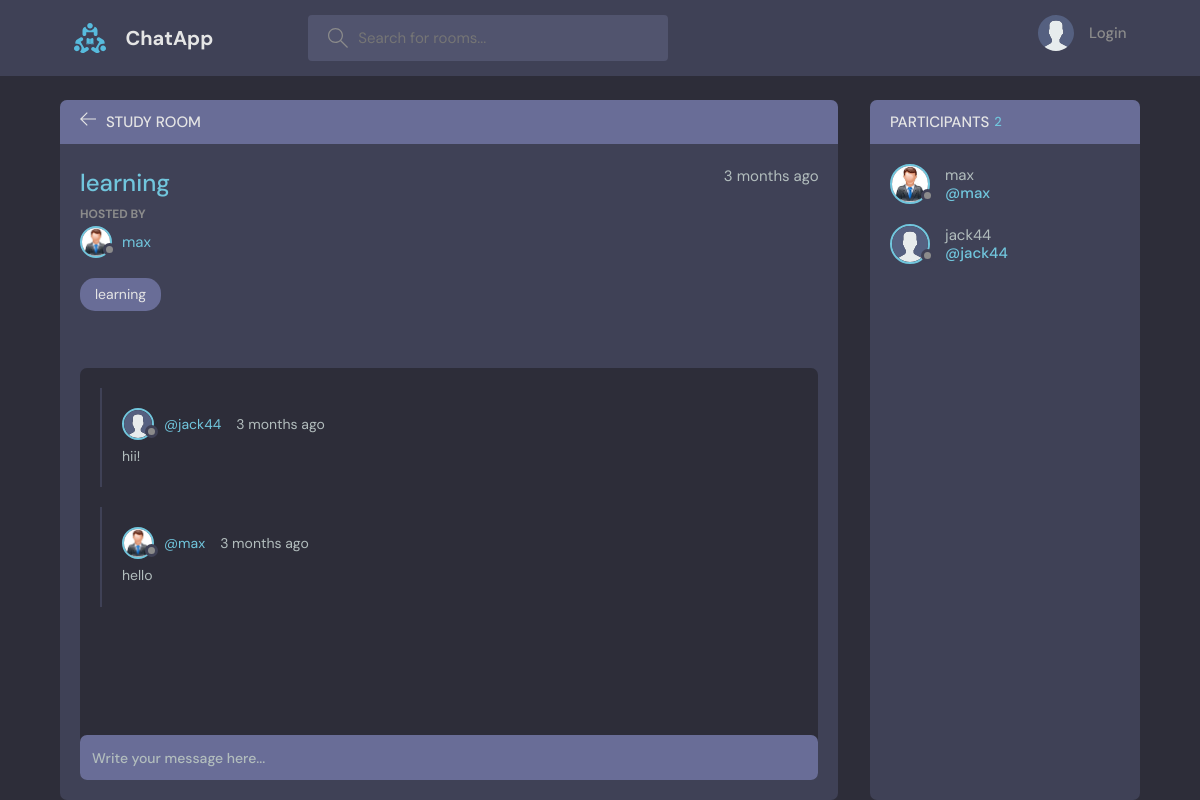
Before: /room/2/ with the older database file.
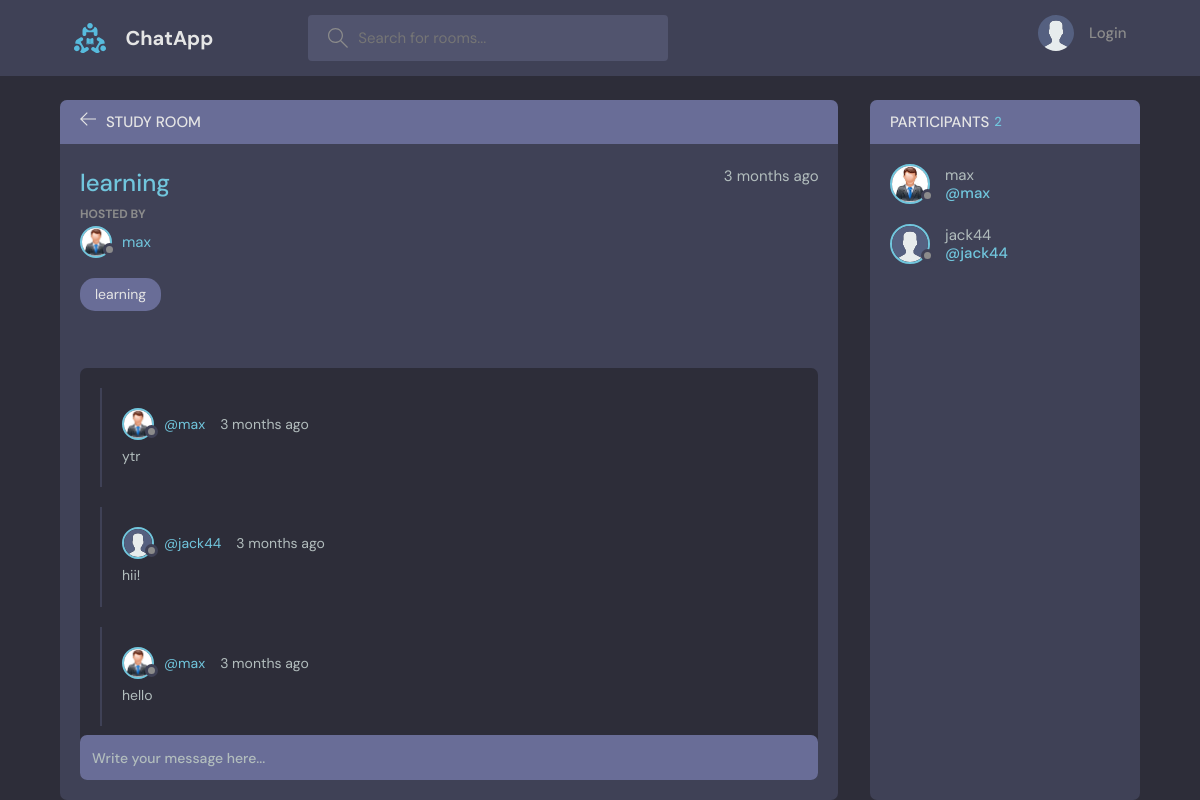
After: the same page with the newer database file.
### base/models.py (models this page shows, shortened)
class Message(models.Model):
    user = models.ForeignKey(User, on_delete=models.CASCADE)
    room = models.ForeignKey(Room, on_delete = models.CASCADE)
    body = models.TextField()
    update = models.DateTimeField(auto_now=True)
    created = models.DateTimeField(auto_now_add=True)
    class Meta:
        ordering = ['-update', '-created']

class User(AbstractUser):
    name = models.CharField(max_length=200, null=True)
    email = models.EmailField(null=True, unique=True)
    bio = models.TextField(null=True)
    avatar = models.ImageField(null=True, default="avatar.svg")
    USERNAME_FIELD = 'email'
    REQUIRED_FIELDS = []

### base/views.py (the view, shortened to what this page needs)
# urls.py: path('room/<str:pk>/', views.room, name="room"),  # Room detail view
def room(request, pk):
    room = Room.objects.get(id=pk)
    room_message = room.message_set.all().order_by('-created')
    participants = room.participants.all()
    context = {'room':room, 'room_message': room_message, 'participants':participants}
    return render(request, 'base/room.html', context)

### base/templates/base/room.html (shortened to what this page needs)
{% extends 'main.html' %}
{% block content %}
    <main class="profile-page layout layout--2">
      <div class="container">
        <div class="room">
          <div class="room__top">
            <div class="room__topLeft">
              <a href="{% url 'home' %}">
                <svg version="1.1" xmlns="http://www.w3.org/2000/svg" width="32" height="32" viewBox="0 0 32 32">
                  <title>arrow-left</title>
                  <path
                    d="M13.723 2.286l-13.723 13.714 13.719 13.714 1.616-1.611-10.96-10.96h27.625v-2.286h-27.625l10.965-10.965-1.616-1.607z"
                  ></path>
                </svg>
              </a>
              <h3>Study Room</h3>
            </div>
          </div>
          <div class="room__box scroll">
            <div class="room__header scroll">
              <div class="room__info">
                <h3>{{room.name}}</h3>
                <span>{{room.created|timesince}} ago</span>
              </div>
              <div class="room__hosted">
                <p>Hosted By</p>
                <a href="{% url 'userprofile' room.host.id %}" class="room__author">
                  <div class="avatar avatar--small">
                    <img src="{{room.host.avatar.url}}" />
                  </div>
                  <span>{{room.host.username}}</span>
                </a>
              </div>
              <span class="room__topics">{{room.name}}</span>
            </div>
            <div class="room__conversation">
              <div class="threads scroll">
                {% for message in room_message%}
                <div class="thread">
                  <div class="thread__top">
                    <div class="thread__author">
                      <a href="{% url 'userprofile' message.user.id %}" class="thread__authorInfo">
                        <div class="avatar avatar--small">
                          <img src="{{message.user.avatar.url}}" />
                        </div>
                        <span>@{{message.user.username}}</span>
                      </a>
                      <span class="thread__date">{{message.created|timesince}} ago</span>
                    </div>
                  </div>
                  <div class="thread__details">
                    {{message.body}}
                  </div>
                </div>
                {% endfor %}
              </div>
            </div>
          </div>
          <div class="room__message">
            <form action="" method="POST">
              <input name="body" placeholder="Write your message here..." /></form>
          </div>
        </div>
        <div class="participants">
          <h3 class="participants__top">Participants <span>{{participants.count}}</span></h3>
          <div class="participants__list scroll">
            {% for user in participants %}
            <a href="{% url 'userprofile' user.id %}" class="participant">
              <div class="avatar avatar--medium">
                <img src="{{user.avatar.url}}" />
              </div>
              <p>
                {{user.username}}
                <span>@{{user.username}}</span>
              </p>
            </a>
            {% endfor %}
          </div>
        </div>
      </div>
    </main>
{% endblock content %}

Changed rows visible on the page:
added Message: user.avatar (placeholder picture), user.username "max", created "3 months", body "ytr"
